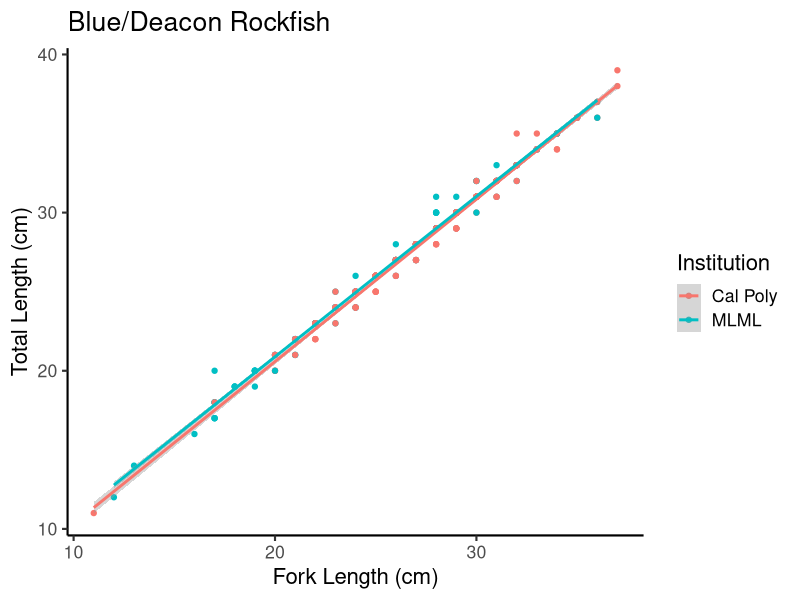
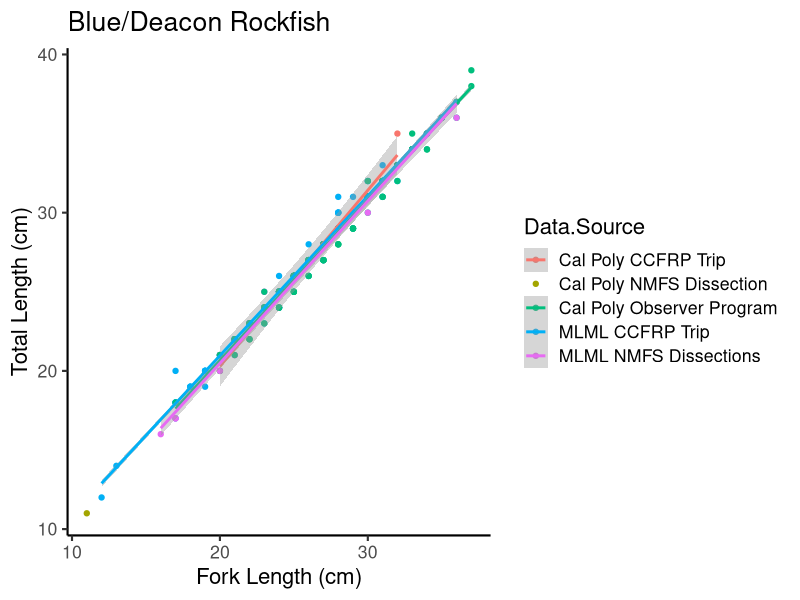
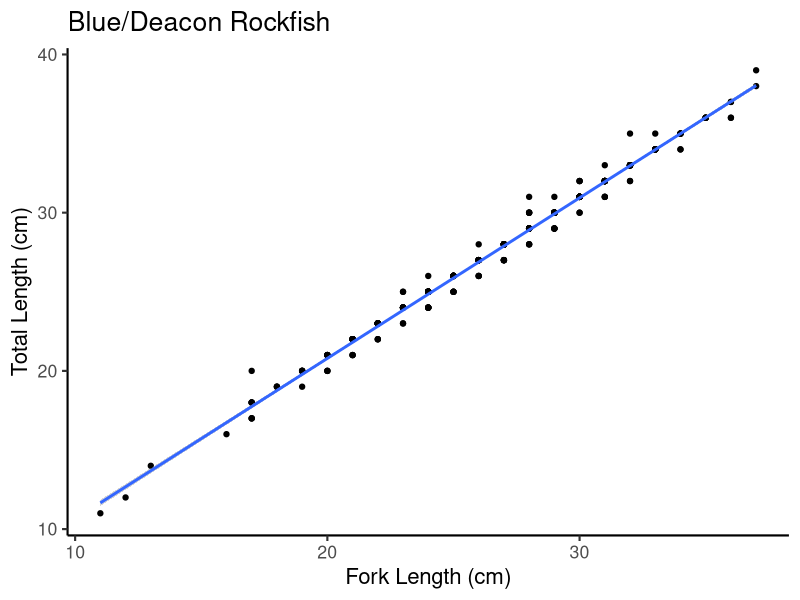
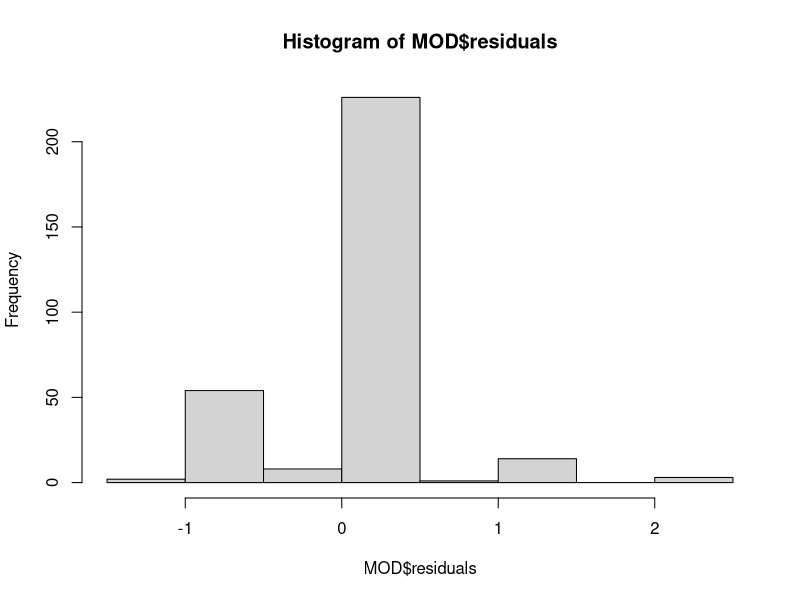
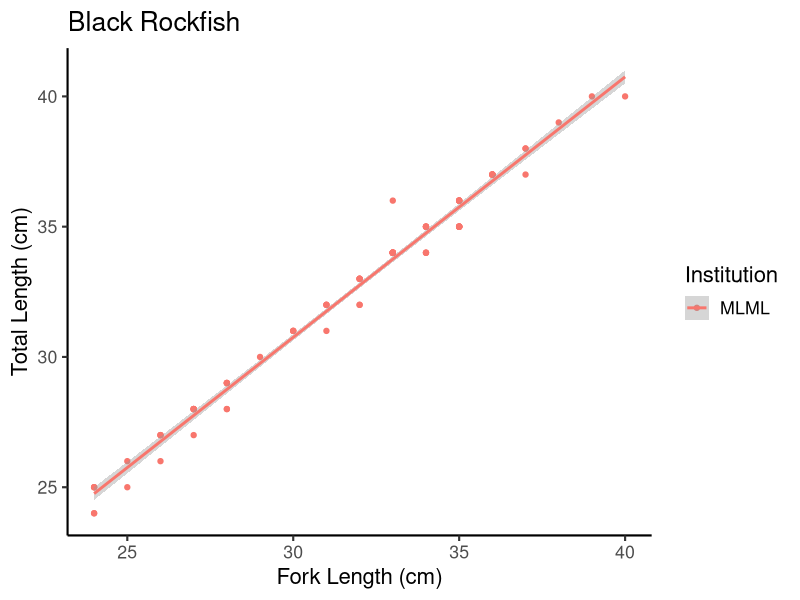
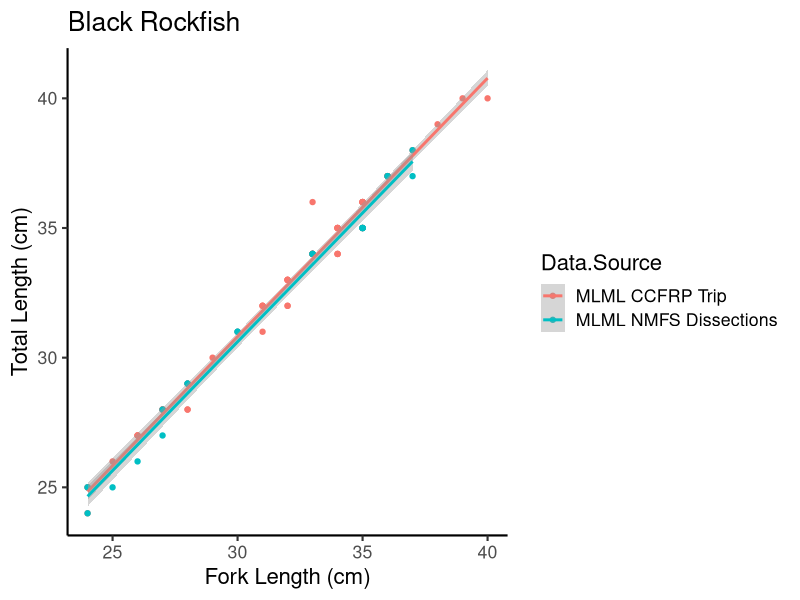
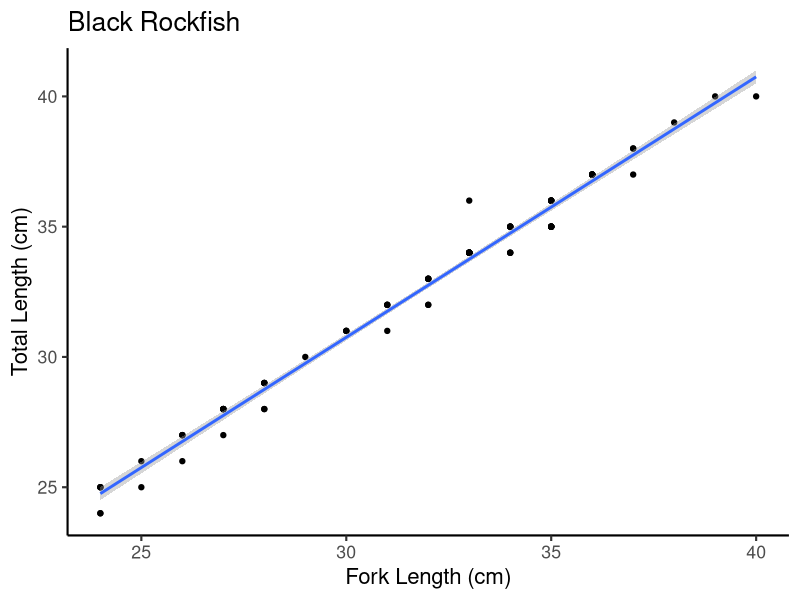
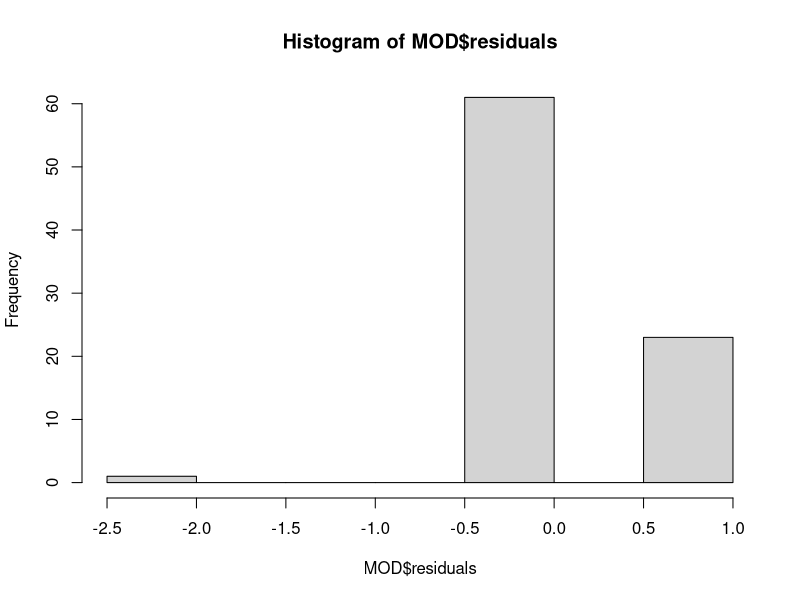

Generate these figures, in order, with R: (Note: this script raises an error after producing the figures.)
## ---- chunk 1

knitr::opts_chunk$set(echo = TRUE, error=FALSE)

rm(list = ls());graphics.off()
library(tidyverse) # For data manipulation and summarization
library(plotrix) #To use standard error calculation
library(cowplot) #For grouping plots
library(scales) #For editing axis scales
library(rstatix) #For running ANCOVA
#library(ggpmisc) #adding equation and r2 to figures
library(here) ## for erin

alpha=0.5
formula<-y~x
theme_set(theme_classic(base_size=16))

## ---- chunk 2

length.data <-read.csv(here("Data", 'Fork-And-Total-Length-Data.csv'))

## ---- chunk 3

blue.deacon<-length.data%>%
  group_by(Institution, Species, Data.Source)%>%
  filter(Species == "Blue/Deacon Rockfish")

ggplot(blue.deacon, aes(x=Fork.Length..cm., y=Total.Length..cm., col=Institution))+
  geom_point()+
  geom_smooth(method = "lm")+ 
  ggtitle("Blue/Deacon Rockfish") +
  xlab("Fork Length (cm)") + ylab("Total Length (cm)")

ggplot(blue.deacon, aes(x=Fork.Length..cm., y=Total.Length..cm., col=Data.Source))+
  geom_point()+
  geom_smooth(method = "lm")+ 
  ggtitle("Blue/Deacon Rockfish") +
  xlab("Fork Length (cm)") + ylab("Total Length (cm)")

ggplot(blue.deacon, aes(x=Fork.Length..cm., y=Total.Length..cm.))+
  geom_point()+
  geom_smooth(method = "lm")+ 
  ggtitle("Blue/Deacon Rockfish") +
  xlab("Fork Length (cm)") + ylab("Total Length (cm)")
  
MOD <- lm(Total.Length..cm.~Fork.Length..cm., data = blue.deacon)
  summary(MOD)
  hist(MOD$residuals)

## ---- chunk 4

black<-length.data%>%
  group_by(Institution, Species, Data.Source)%>%
  filter(Species == "Black Rockfish")

ggplot(black, aes(x=Fork.Length..cm., y=Total.Length..cm., col=Institution))+
  geom_point()+
  geom_smooth(method = "lm")+ 
  ggtitle("Black Rockfish") +
  xlab("Fork Length (cm)") + ylab("Total Length (cm)")

ggplot(black, aes(x=Fork.Length..cm., y=Total.Length..cm., col=Data.Source))+
  geom_point()+
  geom_smooth(method = "lm")+ 
  ggtitle("Black Rockfish") +
  xlab("Fork Length (cm)") + ylab("Total Length (cm)")

ggplot(black, aes(x=Fork.Length..cm., y=Total.Length..cm.))+
  geom_point()+
  geom_smooth(method = "lm")+ 
  ggtitle("Black Rockfish") +
  xlab("Fork Length (cm)") + ylab("Total Length (cm)")
  
MOD <- lm(Fork.Length..cm.~Total.Length..cm., data = black)
  summary(MOD)
  hist(MOD$residuals)
  
## ---- chunk 5

vermilion<-length.data%>%
  group_by(Institution, Species, Data.Source)%>%
  filter(Species == "Vermilion Rockfish")

ggplot(vermilion, aes(x=Fork.Length..cm., y=Total.Length..cm., col=Institution))+
  geom_point()+
  geom_smooth(method = "lm")+ 
  ggtitle("Vermilion Rockfish") +
  xlab("Fork Length (cm)") + ylab("Total Length (cm)")

ggplot(vermilion, aes(x=Fork.Length..cm., y=Total.Length..cm., col=Data.Source))+
  geom_point()+
  geom_smooth(method = "lm")+ 
  ggtitle("Vermilion Rockfish") +
  xlab("Fork Length (cm)") + ylab("Total Length (cm)")

ggplot(vermilion, aes(x=Fork.Length..cm., y=Total.Length..cm.))+
  geom_point()+
  geom_smooth(method = "lm")+ 
  ggtitle("Vermilion Rockfish") +
  xlab("Fork Length (cm)") + ylab("Total Length (cm)")
  
MOD <- lm(Fork.Length..cm.~Total.Length..cm., data = vermilion)
  summary(MOD)
  hist(MOD$residuals)
  
## ---- chunk 6

olive.yellowtail<-length.data%>%
  group_by(Institution, Species, Data.Source)%>%
  filter(Species == "Olive/Yellowtail Rockfish")

ggplot(olive.yellowtail, aes(x=Fork.Length..cm., y=Total.Length..cm., col=Institution))+
  geom_point()+
  geom_smooth(method = "lm")+ 
  ggtitle("Olive/Yellowtail Rockfish") +
  xlab("Fork Length (cm)") + ylab("Total Length (cm)")

ggplot(olive.yellowtail, aes(x=Fork.Length..cm., y=Total.Length..cm., col=Data.Source))+
  geom_point()+
  geom_smooth(method = "lm")+ 
  ggtitle("Olive/Yellowtail Rockfish") +
  xlab("Fork Length (cm)") + ylab("Total Length (cm)")

ggplot(olive.yellowtail, aes(x=Fork.Length..cm., y=Total.Length..cm.))+
  geom_point()+
  geom_smooth(method = "lm")+ 
  ggtitle("Olive/Yellowtail Rockfish") +
  xlab("Fork Length (cm)") + ylab("Total Length (cm)")
  
MOD <- lm(Fork.Length..cm.~Total.Length..cm., data = olive.yellowtail)
#MOD2 <- lm(Total.Length..cm.~Fork.Length..cm., data = olive.yellowtail)
  summary(MOD)
  #summary(MOD2)
  hist(MOD$residuals)
  
## ---- chunk 7

copper<-length.data%>%
  group_by(Institution, Species, Data.Source)%>%
  filter(Species == "Copper Rockfish")

ggplot(copper, aes(x=Fork.Length..cm., y=Total.Length..cm., col=Institution))+
  geom_point()+
  geom_smooth(method = "lm")+ 
  ggtitle("Copper Rockfish") +
  xlab("Fork Length (cm)") + ylab("Total Length (cm)")

ggplot(copper, aes(x=Fork.Length..cm., y=Total.Length..cm., col=Data.Source))+
  geom_point()+
  geom_smooth(method = "lm")+ 
  ggtitle("Copper Rockfish") +
  xlab("Fork Length (cm)") + ylab("Total Length (cm)")

ggplot(copper, aes(x=Fork.Length..cm., y=Total.Length..cm.))+
  geom_point()+
  geom_smooth(method = "lm")+ 
  ggtitle("Copper Rockfish") +
  xlab("Fork Length (cm)") + ylab("Total Length (cm)")
  
MOD <- lm(Fork.Length..cm.~Total.Length..cm., data = copper)
  summary(MOD)
  hist(MOD$residuals)
  
## ---- chunk 8

canary<-length.data%>%
  group_by(Institution, Species, Data.Source)%>%
  filter(Species == "Canary Rockfish")

ggplot(canary, aes(x=Fork.Length..cm., y=Total.Length..cm., col=Institution))+
  geom_point()+
  geom_smooth(method = "lm")+ 
  ggtitle("Canary Rockfish") +
  xlab("Fork Length (cm)") + ylab("Total Length (cm)")

ggplot(canary, aes(x=Fork.Length..cm., y=Total.Length..cm., col=Data.Source))+
  geom_point()+
  geom_smooth(method = "lm")+ 
  ggtitle("Canary Rockfish") +
  xlab("Fork Length (cm)") + ylab("Total Length (cm)")

ggplot(canary, aes(x=Fork.Length..cm., y=Total.Length..cm.))+
  geom_point()+
  geom_smooth(method = "lm")+ 
  ggtitle("Canary Rockfish") +
  xlab("Fork Length (cm)") + ylab("Total Length (cm)")
  
MOD <- lm(Fork.Length..cm.~Total.Length..cm., data = canary)
  summary(MOD)
  hist(MOD$residuals)
  
## ---- chunk 9

length_dat <- read_csv(here("Data", "Fork-And-Total-Length-Data3.csv"))

## ---- chunk 10
bin_dat <- length_dat %>%
  mutate(TL_bin = cut(TL, breaks = c(0,2,4,6,8,10,12,14,16,18,20,22,24,26,28,30,
                                     32,34,36,38,40,42,44,46,48,50,52,54,56,58,60,
                                     62,64)),
         FL_bin = cut(FL, breaks = c(0,2,4,6,8,10,12,14,16,18,20,22,24,26,28,30,
                                     32,34,36,38,40,42,44,46,48,50,52,54,56,58,60,
                                     62,64)),
         match = case_when(
           TL_bin == FL_bin ~ "YES",
           TL_bin != FL_bin ~ "NO"
         ))
## ---- chunk 11

## the annoying long bin conversion

bin_dat_num <- bin_dat %>%
  mutate(TL_int = case_when(
    TL %in% c(11,12) ~ 12,
    TL %in% c(13,14) ~ 14,
    TL %in% c(15,16) ~ 16,
    TL %in% c(17,18) ~ 18,
    TL %in% c(19,20) ~ 20,
    TL %in% c(21,22) ~ 22,
    TL %in% c(23,24) ~ 24,
    TL %in% c(25,26) ~ 26,
    TL %in% c(27,28) ~ 28,
    TL %in% c(29,30) ~ 30,
    TL %in% c(31,32) ~ 32,
    TL %in% c(33,34) ~ 34,
    TL %in% c(35,36) ~ 36,
    TL %in% c(37,38) ~ 38,
    TL %in% c(39,40) ~ 40,
    TL %in% c(41,42) ~ 42,
    TL %in% c(43,44) ~ 44,
    TL %in% c(45,46) ~ 46,
    TL %in% c(47,48) ~ 48,
    TL %in% c(49,50) ~ 50,
    TL %in% c(51,52) ~ 52,
    TL %in% c(53,54) ~ 54,
    TL %in% c(55,56) ~ 56,
    TL %in% c(57,58) ~ 58,
    TL %in% c(59,60) ~ 60,
    TL %in% c(61,62) ~ 62,
    TL %in% c(63,64) ~ 64),
    FL_int = case_when(
      FL %in% c(11,12) ~ 12,
      FL %in% c(13,14) ~ 14,
      FL %in% c(15,16) ~ 16,
      FL %in% c(17,18) ~ 18,
      FL %in% c(19,20) ~ 20,
      FL %in% c(21,22) ~ 22,
      FL %in% c(23,24) ~ 24,
      FL %in% c(25,26) ~ 26,
      FL %in% c(27,28) ~ 28,
      FL %in% c(29,30) ~ 30,
      FL %in% c(31,32) ~ 32,
      FL %in% c(33,34) ~ 34,
      FL %in% c(35,36) ~ 36,
      FL %in% c(37,38) ~ 38,
      FL %in% c(39,40) ~ 40,
      FL %in% c(41,42) ~ 42,
      FL %in% c(43,44) ~ 44,
      FL %in% c(45,46) ~ 46,
      FL %in% c(47,48) ~ 48,
      FL %in% c(49,50) ~ 50,
      FL %in% c(51,52) ~ 52,
      FL %in% c(53,54) ~ 54,
      FL %in% c(55,56) ~ 56,
      FL %in% c(57,58) ~ 58,
      FL %in% c(59,60) ~ 60,
      FL %in% c(61,62) ~ 62,
      FL %in% c(63,64) ~ 64),
    Diff_int = TL_int -FL_int)

## ---- chunk 12

## Blue/Deacon rockfish

BLU_DEA <- bin_dat_num %>%
  filter(Species == "Blue/Deacon Rockfish")

mod_BLU <- lm(TL_int ~ FL_int, data = BLU_DEA)
summary(mod_BLU)

## Black rockfish

BLA <- bin_dat_num %>%
  filter(Species == "Black Rockfish")

mod_BLA <- lm(TL_int ~ FL_int, data = BLA)
summary(mod_BLA)

## Vermilion rockfish

VER <- bin_dat_num %>%
  filter(Species == "Vermilion Rockfish")

mod_VER <- lm(TL_int ~ FL_int, data = VER)
summary(mod_VER)

## Olive/Yellowtail rockfish

OYT <- bin_dat_num %>%
  filter(Species == "Olive/Yellowtail Rockfish")

mod_OYT <- lm(TL_int ~ FL_int, data = OYT)
summary(mod_OYT)

## Copper rockfish

CPR <- bin_dat_num %>%
  filter(Species == "Copper Rockfish")

mod_CPR <- lm(TL_int ~ FL_int, data = CPR)
summary(mod_CPR)

## Canary rockfish

CNY <- bin_dat_num %>%
  filter(Species == "Canary Rockfish")

mod_CNY <- lm(TL_int ~ FL_int, data = CNY)
summary(mod_CNY)


## ---- chunk 13

## Blue/Deacon rockfish


mod_BLU2 <- lm(TL ~ FL, data = BLU_DEA)
summary(mod_BLU2)

## Black rockfish


mod_BLA2 <- lm(TL ~ FL, data = BLA)
summary(mod_BLA2)

## Vermilion rockfish

mod_VER2 <- lm(TL ~ FL, data = VER)
summary(mod_VER2)

mod_VER3 <- lm(TL ~ FL*Institution, data = VER)
summary(mod_VER3)

## Olive/Yellowtail rockfish

mod_OYT2 <- lm(TL ~ FL, data = OYT)
summary(mod_OYT2)

## Copper rockfish

mod_CPR2 <- lm(TL ~ FL, data = CPR)
summary(mod_CPR2)

## Canary rockfish

mod_CNY2 <- lm(TL ~ FL, data = CNY)
summary(mod_CNY2)


## ---- chunk 14

summary(mod_BLU)
summary(mod_BLA)
summary(mod_VER)
summary(mod_OYT)
summary(mod_CPR)
summary(mod_CNY)

## ---- chunk 15

dummy_dat <- data.frame(FL = seq(11,63, by = 1))

dummy_dat_rb <- dummy_dat %>%
  mutate(TL_blu = 1.011954*FL + 0.585388,
         TL_bla = 1.00491*FL + 0.59292 ,
         TL_ver = 1.037405*FL - 0.560013,
         TL_oyt = 1.0255*FL - 0.1654,
         TL_cpr = 1*FL + 6.355e-15,
         TL_cny = 1.062201*FL - 0.359872)

dummy_dat_bin <- dummy_dat %>%
  mutate(TL_blu = 0.99990*FL + 0.89237,
         TL_bla = 0.96440*FL + 1.89602,
         TL_ver = 1.01327*FL + 0.33149,
         TL_oyt = 0.99371*FL + 0.84570,
         TL_cpr = 1*FL - 6.355e-15,
         TL_cny = 1.059007*FL - 0.262025)

 #write_csv(dummy_dat_rb, path = here("Data", "dummy_dat_OG.csv"))
 #write_csv(dummy_dat_bin, path = here("Data", "dummy_dat_bin.csv"))


## ---- chunk 16

dummy_dat_rb

## ---- chunk 17
dummy_dat_bin

## ---- chunk 18

oyt_plot <- ggplot() +
  geom_line(data = dummy_dat_rb, aes(x = FL, y = FL), linetype = "dashed")+
  geom_line(data = dummy_dat_rb, aes(x = FL, y = TL_oyt), color = "red", size = 0.71)+
  geom_line(data = dummy_dat_bin, aes(x = FL, y = TL_oyt), color = "blue", size = 0.71)+
  labs(x = "\nFork Length (cm)", y = "Total Length (cm)\n", title = "Olive/Yellowtail Rockfish")+
  theme(axis.title.x = element_text(size = 18),
        axis.title.y = element_text(size = 18))

blu_plot <- ggplot() +
  geom_line(data = dummy_dat_rb, aes(x = FL, y = FL), linetype = "dashed")+
  geom_line(data = dummy_dat_rb, aes(x = FL, y = TL_blu), color = "red", size = 0.71)+
  geom_line(data = dummy_dat_bin, aes(x = FL, y = TL_blu), color = "blue", size = 0.71)+
  labs(x = "\nFork Length (cm)", y = "Total Length (cm)\n", title = "Blue/Deacon Rockfish")+
  theme(axis.title.x = element_text(size = 18),
        axis.title.y = element_text(size = 18))

bla_plot <- ggplot() +
  geom_line(data = dummy_dat_rb, aes(x = FL, y = FL), linetype = "dashed")+
  geom_line(data = dummy_dat_rb, aes(x = FL, y = TL_bla), color = "red", size = 0.71)+
  geom_line(data = dummy_dat_bin, aes(x = FL, y = TL_bla), color = "blue", size = 0.71)+
  labs(x = "\nFork Length (cm)", y = "Total Length (cm)\n", title = "Black Rockfish")+
  theme(axis.title.x = element_text(size = 18),
        axis.title.y = element_text(size = 18))

ver_plot <- ggplot() +
  geom_line(data = dummy_dat_rb, aes(x = FL, y = FL), linetype = "dashed")+
  geom_line(data = dummy_dat_rb, aes(x = FL, y = TL_ver), color = "red", size = 0.71)+
  geom_line(data = dummy_dat_bin, aes(x = FL, y = TL_ver), color = "blue", size = 0.71)+
  labs(x = "\nFork Length (cm)", y = "Total Length (cm)\n", title = "Vermilion Rockfish")+
  theme(axis.title.x = element_text(size = 18),
        axis.title.y = element_text(size = 18))

cpr_plot <- ggplot() +
  geom_line(data = dummy_dat_rb, aes(x = FL, y = FL), linetype = "dashed")+
  geom_line(data = dummy_dat_rb, aes(x = FL, y = TL_cpr), color = "red", size = 0.71)+
  geom_line(data = dummy_dat_bin, aes(x = FL, y = TL_cpr), color = "blue", size = 0.71)+
  labs(x = "\nFork Length (cm)", y = "Total Length (cm)\n", title = "Copper Rockfish")+
  theme(axis.title.x = element_text(size = 18),
        axis.title.y = element_text(size = 18))

cny_plot <- ggplot() +
  geom_line(data = dummy_dat_rb, aes(x = FL, y = FL), linetype = "dashed")+
  geom_line(data = dummy_dat_rb, aes(x = FL, y = TL_cny), color = "red", size = 0.71)+
  geom_line(data = dummy_dat_bin, aes(x = FL, y = TL_cny), color = "blue", size = 0.71)+
  labs(x = "\nFork Length (cm)", y = "Total Length (cm)\n", title = "Canary Rockfish")+
  theme(axis.title.x = element_text(size = 18),
        axis.title.y = element_text(size = 18))




ggsave("oyt_plot.png", plot = oyt_plot, dpi = 1000, height = 5, width = 7, path = here("Output"))
ggsave("blu_plot.png", plot = blu_plot, dpi = 1000, height = 5, width = 7, path = here("Output"))
ggsave("bla_plot.png", plot = bla_plot, dpi = 1000, height = 5, width = 7, path = here("Output"))
ggsave("ver_plot.png", plot = ver_plot, dpi = 1000, height = 5, width = 7, path = here("Output"))
ggsave("cpr_plot.png", plot = cpr_plot, dpi = 1000, height = 5, width = 7, path = here("Output"))
ggsave("cny_plot.png", plot = cny_plot, dpi = 1000, height = 5, width = 7, path = here("Output"))
